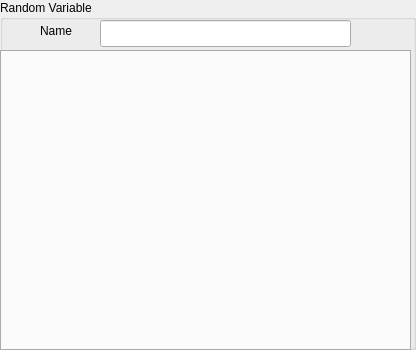
<?xml version="1.0" encoding="UTF-8"?>
<ui version="4.0">
 <class>RandomView</class>
 <widget class="QGroupBox" name="RandomView">
  <property name="geometry">
   <rect>
    <x>0</x>
    <y>0</y>
    <width>416</width>
    <height>350</height>
   </rect>
  </property>
  <property name="windowTitle">
   <string>GroupBox</string>
  </property>
  <property name="title">
   <string>Random Variable</string>
  </property>
  <widget class="QLineEdit" name="lineEdit">
   <property name="geometry">
    <rect>
     <x>100</x>
     <y>20</y>
     <width>251</width>
     <height>27</height>
    </rect>
   </property>
  </widget>
  <widget class="QLabel" name="label">
   <property name="geometry">
    <rect>
     <x>40</x>
     <y>20</y>
     <width>59</width>
     <height>21</height>
    </rect>
   </property>
   <property name="text">
    <string>Name</string>
   </property>
  </widget>
  <widget class="QTabWidget" name="tabWidget">
   <property name="geometry">
    <rect>
     <x>0</x>
     <y>50</y>
     <width>411</width>
     <height>301</height>
    </rect>
   </property>
   <property name="currentIndex">
    <number>-1</number>
   </property>
  </widget>
 </widget>
 <resources/>
 <connections/>
</ui>
